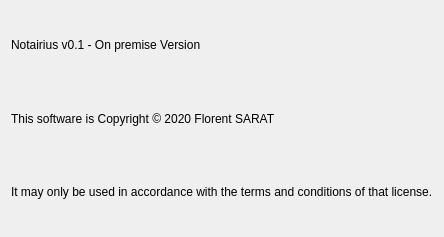
<?xml version="1.0" encoding="UTF-8"?>
<ui version="4.0">
 <class>Dialog</class>
 <widget class="QDialog" name="Dialog">
  <property name="geometry">
   <rect>
    <x>0</x>
    <y>0</y>
    <width>401</width>
    <height>237</height>
   </rect>
  </property>
  <property name="windowTitle">
   <string>About</string>
  </property>
  <layout class="QVBoxLayout" name="verticalLayout">
   <item>
    <widget class="QLabel" name="label_3">
     <property name="text">
      <string>Notairius v0.1 - On premise Version</string>
     </property>
    </widget>
   </item>
   <item>
    <widget class="QLabel" name="label">
     <property name="text">
      <string>This software is Copyright © 2020 Florent SARAT</string>
     </property>
    </widget>
   </item>
   <item>
    <widget class="QLabel" name="label_2">
     <property name="text">
      <string>It may only be used in accordance with the terms and conditions of that license.</string>
     </property>
    </widget>
   </item>
  </layout>
 </widget>
 <resources/>
 <connections/>
</ui>
